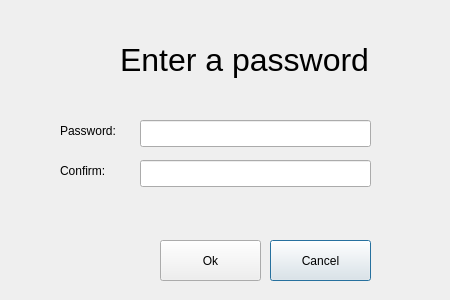
<?xml version="1.0" encoding="UTF-8"?>
<ui version="4.0">
 <class>PasswordForm</class>
 <widget class="QDialog" name="PasswordForm">
  <property name="geometry">
   <rect>
    <x>0</x>
    <y>0</y>
    <width>450</width>
    <height>300</height>
   </rect>
  </property>
  <property name="windowTitle">
   <string>Enter password</string>
  </property>
  <widget class="QLabel" name="label">
   <property name="geometry">
    <rect>
     <x>60</x>
     <y>120</y>
     <width>111</width>
     <height>21</height>
    </rect>
   </property>
   <property name="text">
    <string>Password:</string>
   </property>
  </widget>
  <widget class="QLineEdit" name="password_1">
   <property name="geometry">
    <rect>
     <x>140</x>
     <y>120</y>
     <width>231</width>
     <height>27</height>
    </rect>
   </property>
   <property name="echoMode">
    <enum>QLineEdit::Password</enum>
   </property>
  </widget>
  <widget class="QLabel" name="label_2">
   <property name="geometry">
    <rect>
     <x>60</x>
     <y>160</y>
     <width>111</width>
     <height>21</height>
    </rect>
   </property>
   <property name="text">
    <string>Confirm:</string>
   </property>
  </widget>
  <widget class="QLineEdit" name="password_2">
   <property name="geometry">
    <rect>
     <x>140</x>
     <y>160</y>
     <width>231</width>
     <height>27</height>
    </rect>
   </property>
   <property name="echoMode">
    <enum>QLineEdit::Password</enum>
   </property>
  </widget>
  <widget class="QLabel" name="label_3">
   <property name="geometry">
    <rect>
     <x>120</x>
     <y>30</y>
     <width>311</width>
     <height>61</height>
    </rect>
   </property>
   <property name="autoFillBackground">
    <bool>false</bool>
   </property>
   <property name="text">
    <string>&lt;html&gt;&lt;head/&gt;&lt;body&gt;&lt;p&gt;&lt;span style=&quot; font-size:24pt;&quot;&gt;Enter a password&lt;/span&gt;&lt;/p&gt;&lt;/body&gt;&lt;/html&gt;</string>
   </property>
  </widget>
  <widget class="QPushButton" name="button_cancel">
   <property name="geometry">
    <rect>
     <x>270</x>
     <y>240</y>
     <width>101</width>
     <height>41</height>
    </rect>
   </property>
   <property name="text">
    <string>Cancel</string>
   </property>
  </widget>
  <widget class="QPushButton" name="button_ok">
   <property name="geometry">
    <rect>
     <x>160</x>
     <y>240</y>
     <width>101</width>
     <height>41</height>
    </rect>
   </property>
   <property name="text">
    <string>Ok</string>
   </property>
  </widget>
 </widget>
 <resources/>
 <connections/>
</ui>
